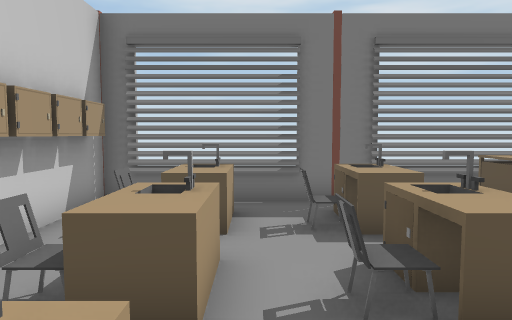
view 1 (above)

24 first-person views from a walk through a scene from a Unity 3-D project. The camera is 1.5 m above the floor, tilts 4° down and sees 70° across. The floor is counted in squares, 1 m on a side. Each view is taken from the middle of a square. On the plan, view 1 faces up. The plan holds only what a view shows up to about 16 squares ahead; the rest is blank. The place goes on beyond the plan. The player is left out. Door leaves are left out, so doorways stand open. Some surface patterns are stand-ins.

view 2
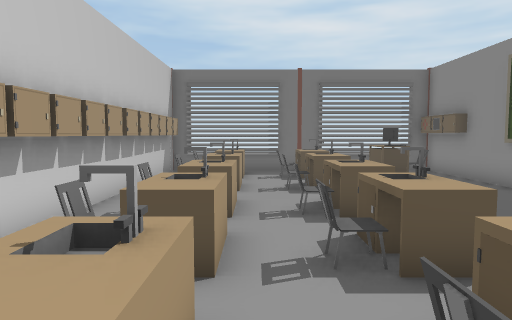

view 3
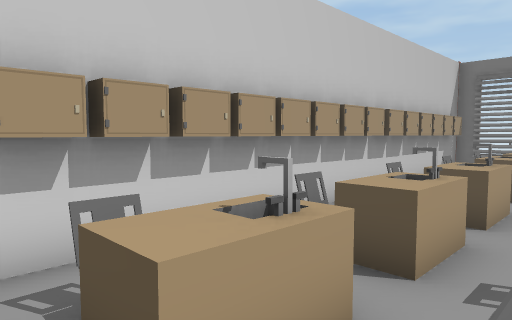

view 4
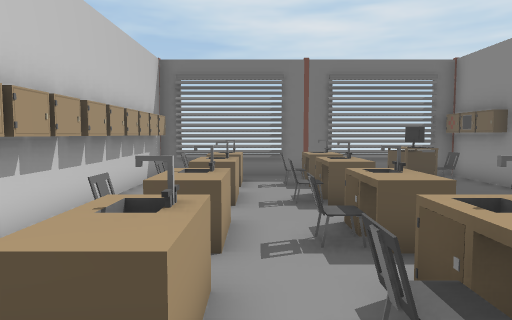

view 5
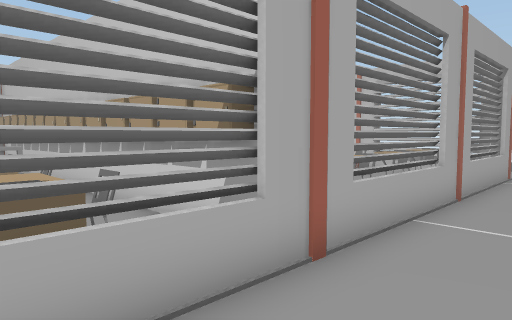

view 6
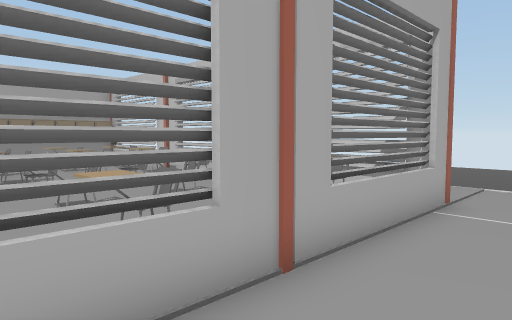

view 7
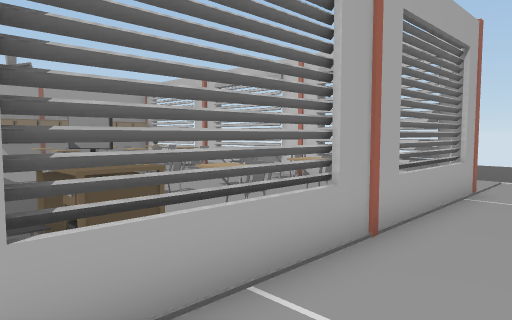

view 8
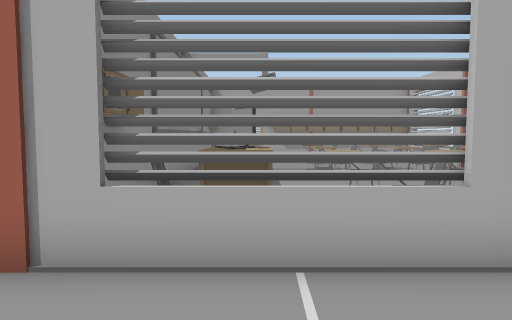

view 9
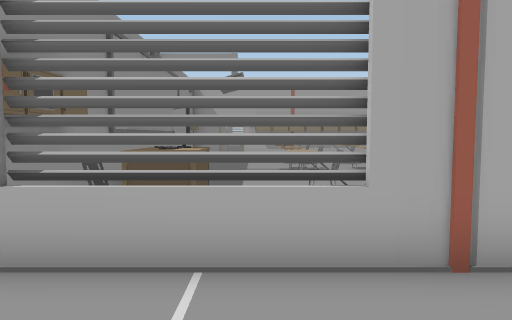

view 10
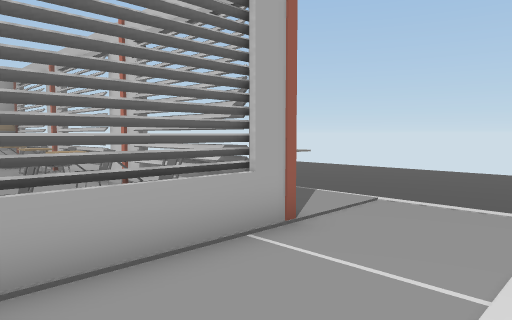

view 11
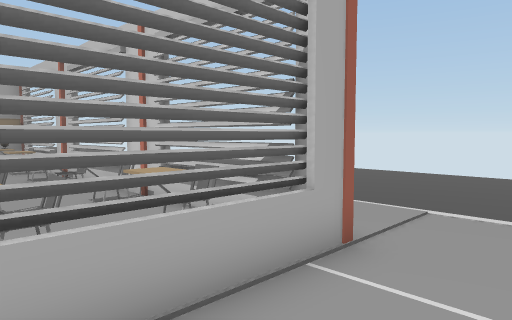

view 12
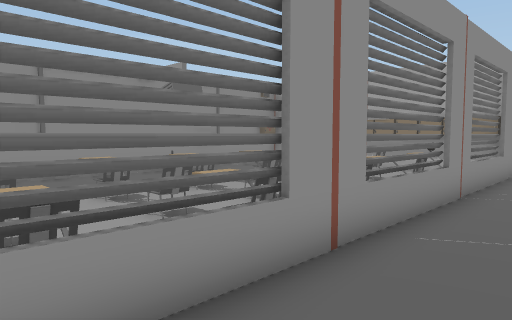

view 13
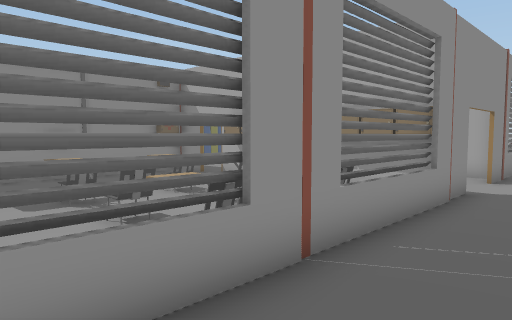

view 14
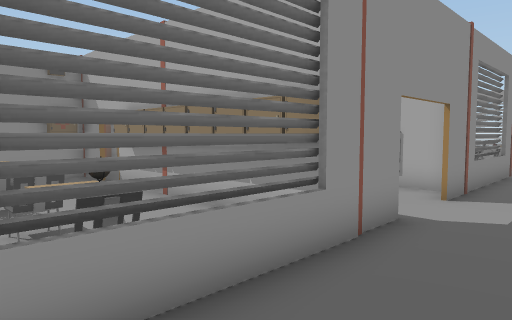

view 15
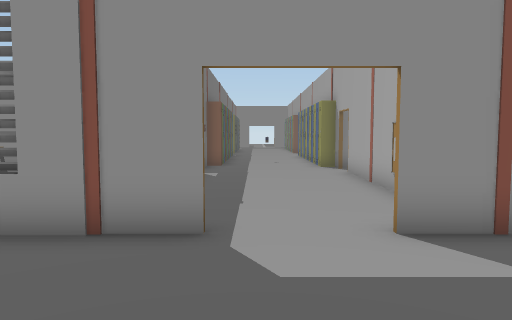

view 16
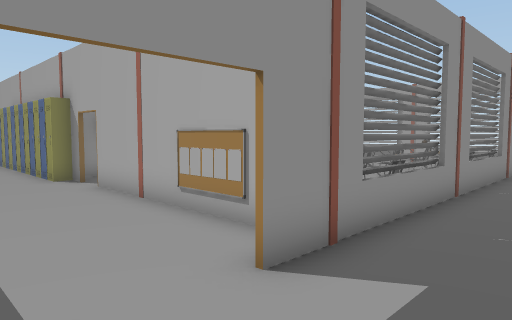

view 17
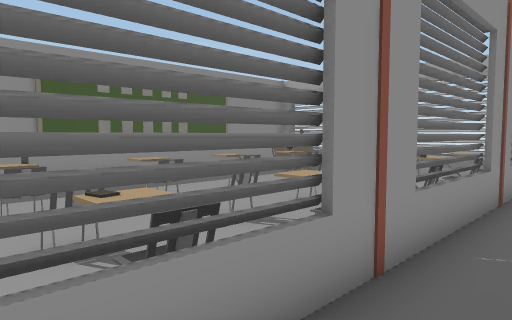

view 18
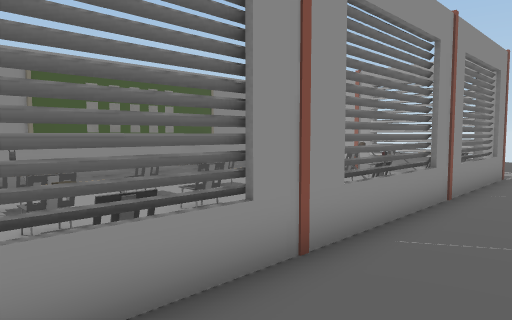

view 19
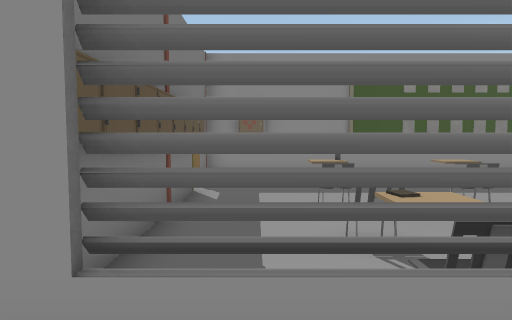

view 20
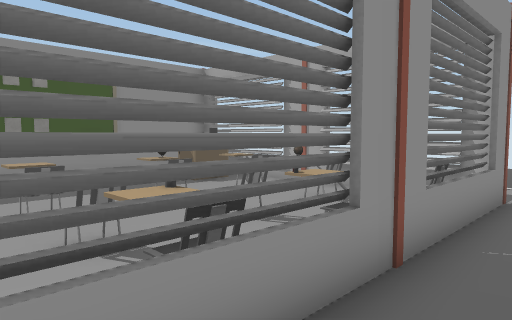

view 21
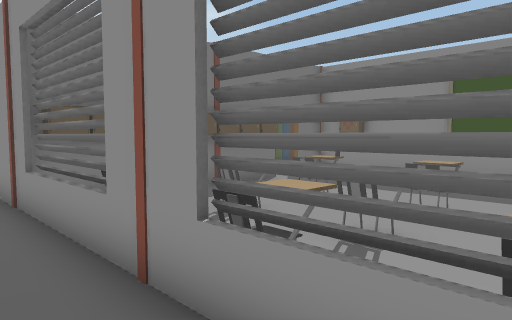

view 22
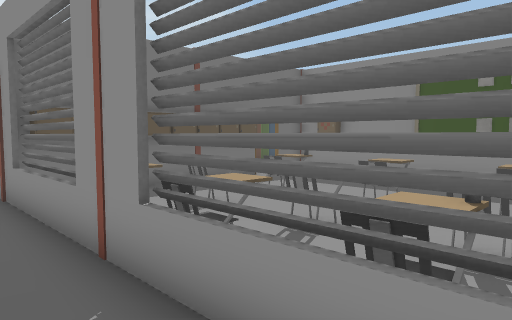

view 23
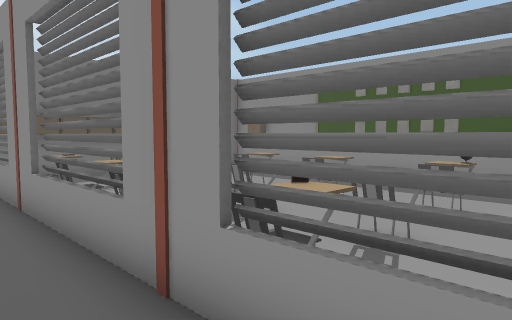

view 24
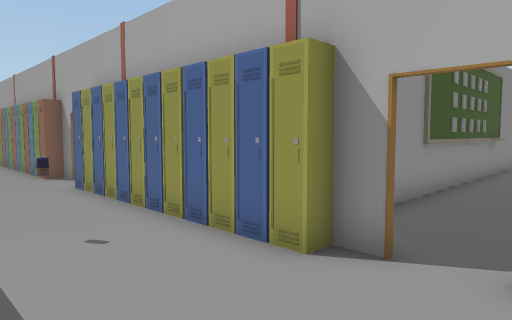

### Floor plan
Points are (right, up) in squares from view 1. A wall is a line through its corners. A room is listed if a view was taken in it or the views show most of it. See-through windows are left out.
Room 1 (views 1, 2, 3, 4, 24)
walls: (-3.9, -8) (-4.6, -8); (-5.1, -7.8) (-3.6, -7.8) (-3.6, 5.6); (-5.1, -13.2) (-4.5, -13.2); (5.6, -13.2) (6.5, -13.2); (-11.6, -13.2) (-7.4, -13.2); (-3.5, 5.6) (-3.5, -7.8); (-1.8, 8.3) (-3.5, 8.3); (2.9, 8.3) (-0.5, 8.3); (-14.3, 8.2) (-14.3, -3.9)
low walls: (5.1, 8.3) (3.1, 8.3)
ways out: open door at (-14, -10.5) to room 2; open door at (-5.5, -13) to room 3; open door at (-5.5, -8); open door at (5, -13)
objects: locker (-13, -8) to (-13, -7); chair (-13, -5) to (-12, -4); chair (-13, -2) to (-12, -1); chair (-13, 1) to (-12, 1); chair (-13, 3) to (-12, 4); chair (-13, 6) to (-12, 7); locker (-12, -8) to (-12, -7); locker (-11, -8) to (-11, -7); chair (-11, -5) to (-10, -4); chair (-11, -2) to (-10, -2); chair (-11, 1) to (-10, 1); chair (-11, 3) to (-10, 4); chair (-11, 6) to (-10, 7); locker (-10, -8) to (-10, -7); locker (-9, -8) to (-9, -7); chair (-9, -5) to (-8, -4); chair (-9, -2) to (-8, -1); chair (-9, 1) to (-8, 1); chair (-9, 3) to (-8, 4); chair (-9, 6) to (-8, 7); locker (-8, -8) to (-8, -7); other object (-7, -8) to (-7, -7); computer (-6, 6); other object (-6, 7); chair (-5, 6); table (-5, 7); locker (-4, -13); locker (-4, 6); locker (-4, 7) to (-4, 8); locker (-3, -13); locker (-3, -6); locker (-3, -5); locker (-3, -4); locker (-3, -3); locker (-3, -2); locker (-3, -1); locker (-3, 0); locker (-3, 1); locker (-3, 2); locker (-3, 3); locker (-3, 4); locker (-3, 5); locker (-3, 6); locker (-3, 7); locker (-2, -13); chair (-2, -6); chair (-2, -3); chair (-2, 0); chair (-2, 3); chair (-2, 6); locker (-1, -13); battery (-1, -11); table (-1, -6) to (-1, -5); table (-1, -3) to (-1, -2); table (-1, 0) to (-1, 1); table (-1, 3) to (-1, 4); table (-1, 6) to (-1, 7); locker (0, -13); locker (1, -13); chair (1, -6); chair (1, 3); chair (1, 6); locker (2, -13); table (2, -6) to (2, -5); table (2, -3) to (2, -2); table (2, 0) to (2, 1); table (2, 3) to (2, 4); table (2, 6) to (2, 7); locker (3, -13); locker (4, -13); computer (5, 6); table (5, 7); chair (6, 6) to (6, 7)
Room 2 (views 5, 6, 7, 8, 9, 10, 11, 12, 13, 14, 15, 16, 17, 18, 19, 20, 21, 22, 23)
walls: (-14.5, 8.4) (-0.4, 8.4); (-14.4, -2.6) (-14.4, 6.6); (-14.2, -9.4) (-14.2, -2.4); (-14.2, -28.5) (-14.2, -11.8)
ways out: open door at (-14, -10.5) to room 1
Room 3 (no view inside)
walls: (-7.4, -13.2) (-6.2, -13.2); (-6.2, -13.3) (-11.6, -13.3); (-3.6, -25.5) (-3.6, -16.5); (-4.5, -13.3) (-5.1, -13.3)
ways out: open door at (-5.5, -13) to room 1; opening at (-7, -26.5); opening at (-5.5, -24.5)
objects: other object (-13, -28) to (-12, -27); chair (-13, -25) to (-12, -24); chair (-13, -22) to (-12, -21); chair (-13, -20) to (-12, -19); chair (-13, -17) to (-12, -16); books (-13, -16); locker (-13, -14) to (-13, -13); locker (-12, -14); locker (-12, -13); chair (-11, -27) to (-10, -27); chair (-11, -25) to (-10, -24); chair (-11, -22) to (-10, -22); chair (-11, -20) to (-10, -19); chair (-11, -17) to (-10, -16); locker (-11, -14); locker (-10, -14); chair (-9, -28) to (-8, -27); chair (-9, -25) to (-8, -24); chair (-9, -22) to (-8, -21); chair (-9, -20) to (-8, -19); chair (-9, -17) to (-8, -16); locker (-9, -14); locker (-8, -14); locker (-7, -14) to (-7, -13)

Where each view was taken, in squares from view 1:
view 1: 0 up, 0 right, facing up
view 2: 7 down, 0 right, facing up
view 3: 7 down, 1 right, facing up-left
view 4: 5 down, 0 right, facing up
view 5: 11 up, 0 right, facing down-left
view 6: 11 up, 6 left, facing down-left
view 7: 11 up, 4 left, facing down-left
view 8: 12 up, 6 left, facing down
view 9: 12 up, 7 left, facing down
view 10: 12 up, 10 left, facing down-left
view 11: 11 up, 10 left, facing down-left
view 12: 7 up, 17 left, facing down-right
view 13: 1 up, 17 left, facing down-right
view 14: 3 down, 17 left, facing down-right
view 15: 10 down, 19 left, facing right
view 16: 9 down, 17 left, facing down-right
view 17: 15 down, 16 left, facing down-right
view 18: 15 down, 17 left, facing down-right
view 19: 15 down, 16 left, facing right
view 20: 20 down, 16 left, facing down-right
view 21: 22 down, 16 left, facing up-right
view 22: 23 down, 16 left, facing up-right
view 23: 27 down, 16 left, facing up-right
view 24: 9 down, 7 left, facing down-right
